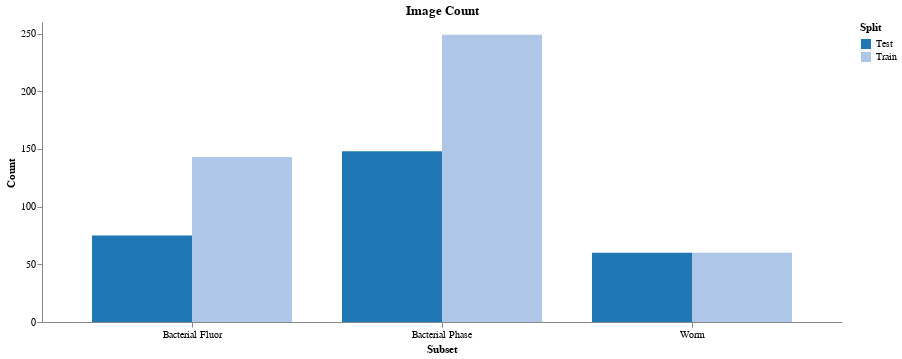

Source (notebook cell):
### Code cell
bars = alt.Chart(count_source, width = alt.Step(100)).mark_bar().encode(
    x = alt.X("Subset", axis = alt.Axis(labelAngle = 0)),
    y = alt.Y("Count:Q", axis = alt.Axis(grid = False)),
    xOffset = "Split:O",
    color = alt.Color(
        "Split", 
        scale = alt.Scale(scheme = "category20"),
    )
).configure_view(
    stroke = None
).properties(
    title = "Image Count"
).configure_scale(
    bandPaddingInner = 0.2
)
    
bars

### Figure 1 — Vega-Lite specification as saved in the notebook (floating-point values rounded to 4 significant figures)
{"config": {"view": {"continuousWidth": 400, "continuousHeight": 300, "stroke": null}, "scale": {"bandPaddingInner": 0.2}}, "data": {"name": "data-4aef1882109f688b5e665b81a0fe63d5"}, "mark": "bar", "encoding": {"color": {"field": "Split", "scale": {"scheme": "category20"}, "type": "nominal"}, "x": {"axis": {"labelAngle": 0}, "field": "Subset", "type": "nominal"}, "xOffset": {"field": "Split", "type": "ordinal"}, "y": {"axis": {"grid": false}, "field": "Count", "type": "quantitative"}}, "title": "Image Count", "width": {"step": 100}, "$schema": "https://vega.github.io/schema/vega-lite/v5.2.0.json", "datasets": {"data-4aef1882109f688b5e665b81a0fe63d5": [{"Subset": "Bacterial Phase", "Split": "Train", "Count": 249}, {"Subset": "Bacterial Phase", "Split": "Test", "Count": 148}, {"Subset": "Bacterial Fluor", "Split": "Train", "Count": 143}, {"Subset": "Bacterial Fluor", "Split": "Test", "Count": 75}, {"Subset": "Worm", "Split": "Train", "Count": 60}, {"Subset": "Worm", "Split": "Test", "Count": 60}]}}
